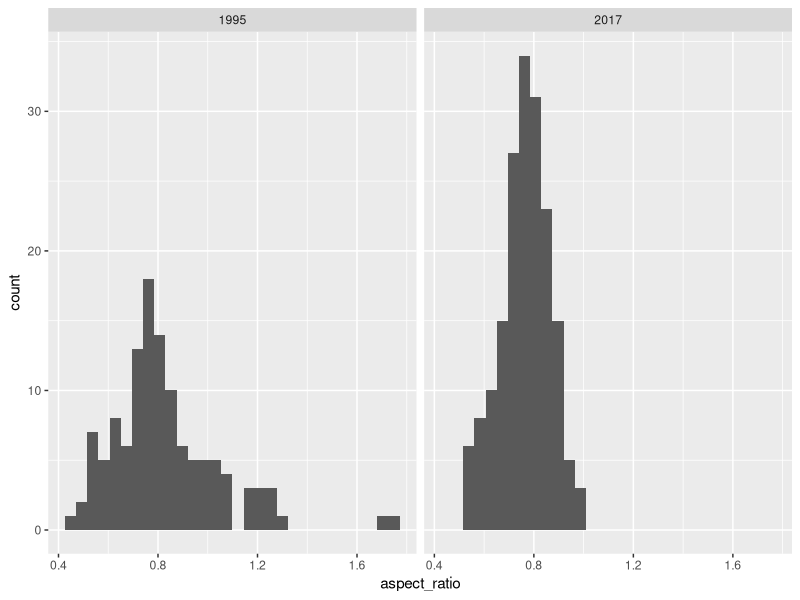
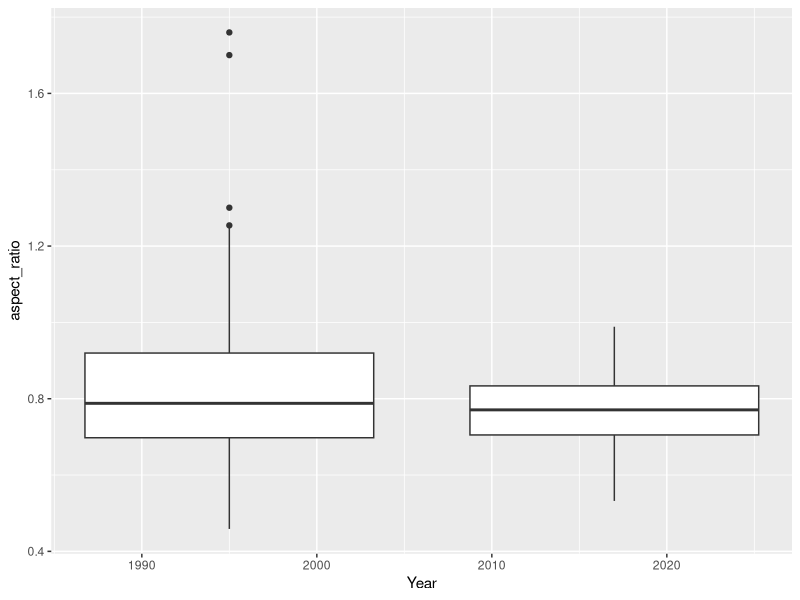
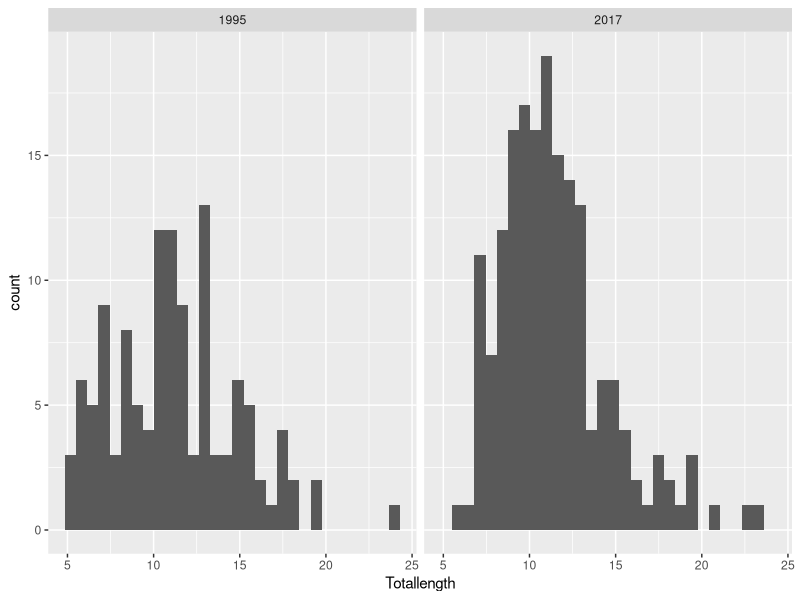
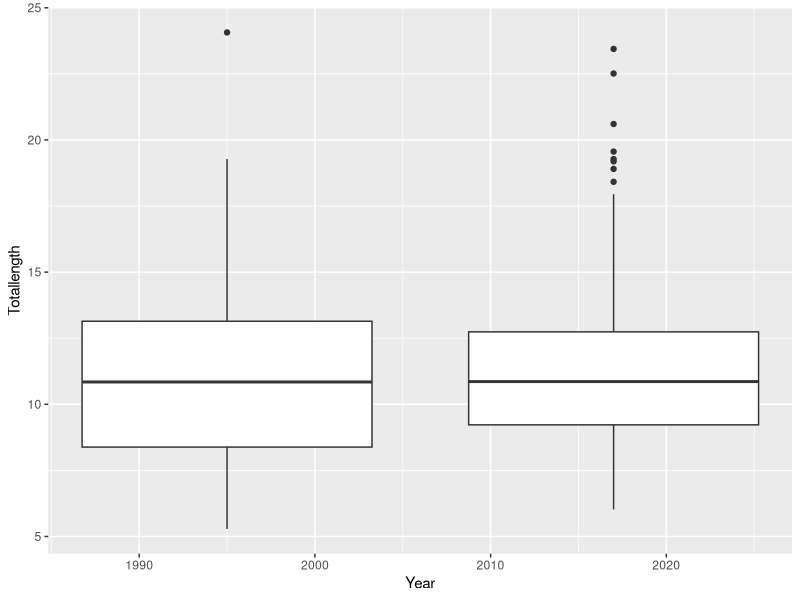
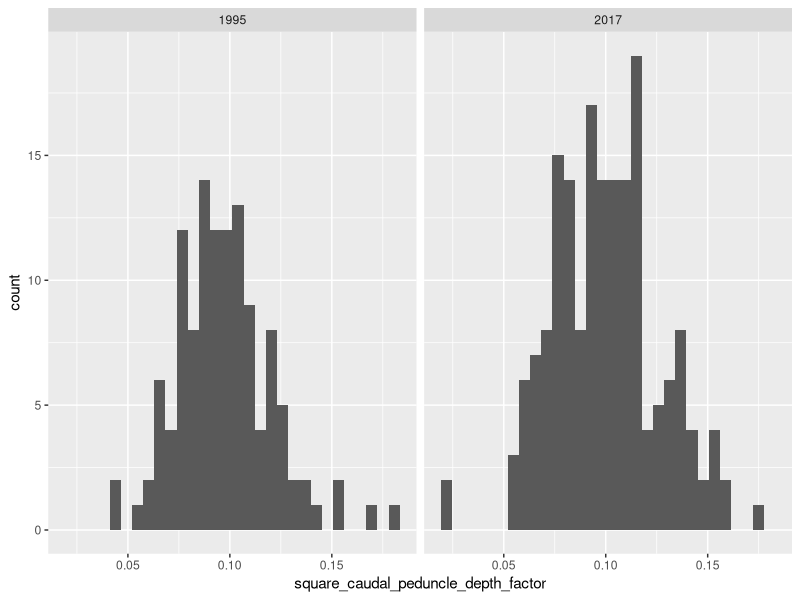
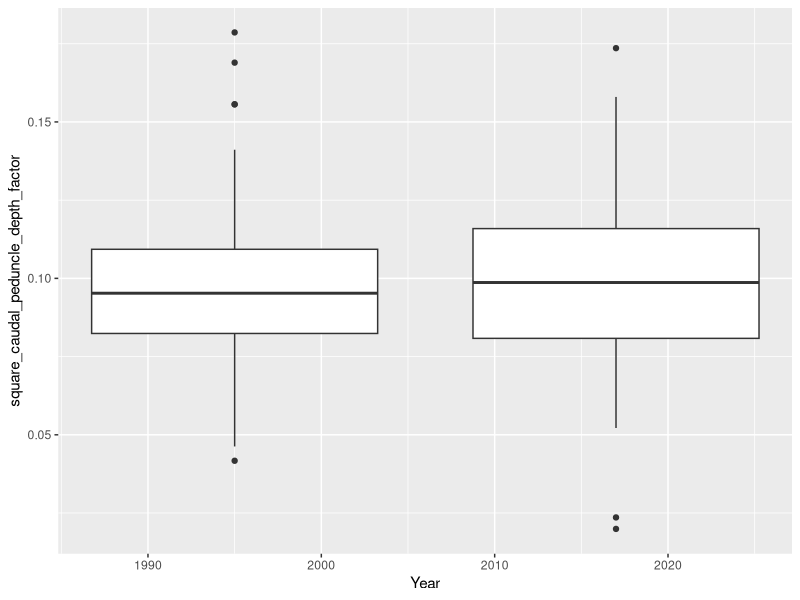

Here is the R script that generated these plots, in order:
## ---- chunk 1
library(lubridate)
library(tidyverse)
library(ggplot2)
## ---- chunk 2
atlantic_croaker_final <- read_csv("data/atlantic_croaker_final.csv")
View(atlantic_croaker_final)
## ---- chunk 3
atlantic_croaker_final <- atlantic_croaker_final %>% 
  mutate(aspect_ratio=(Caudheight/Caudarea)^(1/2), square_caudal_peduncle_depth_factor=(Cauddepth/Depthatpec)^2, 
         Year=year(Tow_date))
View(atlantic_croaker_final)
## ---- chunk 4
#Make dataframe for 1995 & 2017 fish
##in order to create statistical tests
atcroaker95 <- atlantic_croaker_final %>% 
  filter(Year==1995)

atcroaker17 <- atlantic_croaker_final %>% 
  filter(Year==2017)
## ---- chunk 5
#Making a plot
ggplot(data= atlantic_croaker_final, aes(x=aspect_ratio)) +
  geom_histogram() +
  facet_wrap(~Year)

ggplot(data=atlantic_croaker_final) +
  geom_boxplot(aes(x=Year, y=aspect_ratio, group= Year))

#Statistical test
t.test(x=atcroaker95$aspect_ratio, y=atcroaker17$aspect_ratio, alternative = c("two.sided"))
## ---- chunk 6
#Make a plot
ggplot(data= atlantic_croaker_final, aes(x=Totallength)) +
  geom_histogram() +
  facet_wrap(~Year)

ggplot(data=atlantic_croaker_final) +
  geom_boxplot(aes(x=Year, y=Totallength, group= Year))

#Statistical analysis
t.test(x=atcroaker95$Totallength, y=atcroaker17$Totallength , alternative=c("two.sided"))
## ---- chunk 7
#Make a plot
ggplot(data= atlantic_croaker_final, aes(x=square_caudal_peduncle_depth_factor)) +
  geom_histogram() +
  facet_wrap(~Year)

ggplot(data=atlantic_croaker_final) +
  geom_boxplot(aes(x=Year, y=square_caudal_peduncle_depth_factor, group= Year))

#Statistical analysis
t.test(x=atcroaker95$square_caudal_peduncle_depth_factor,  y=atcroaker17$square_caudal_peduncle_depth_factor, alternative = c("two.sided"))
